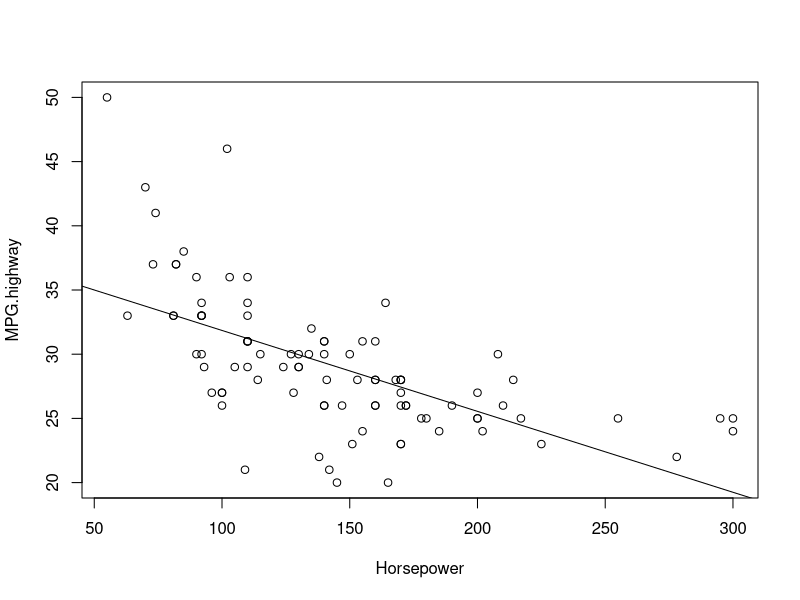
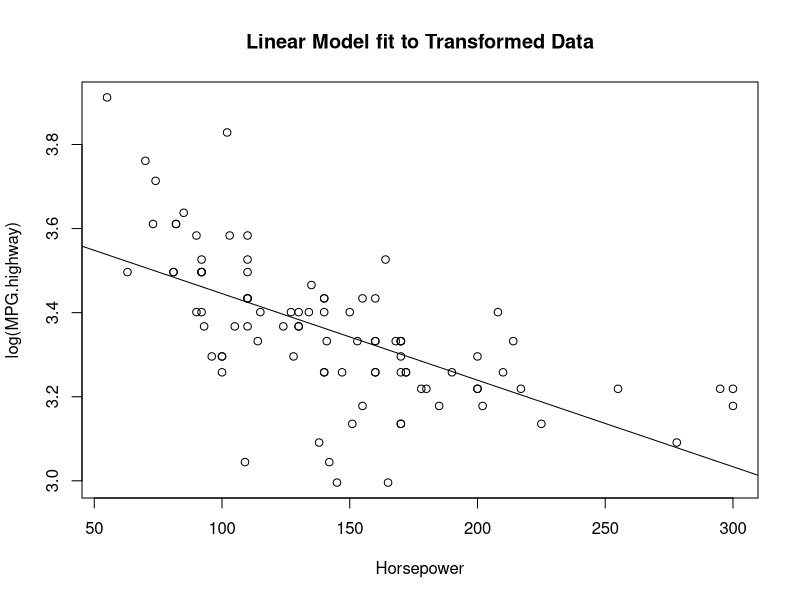
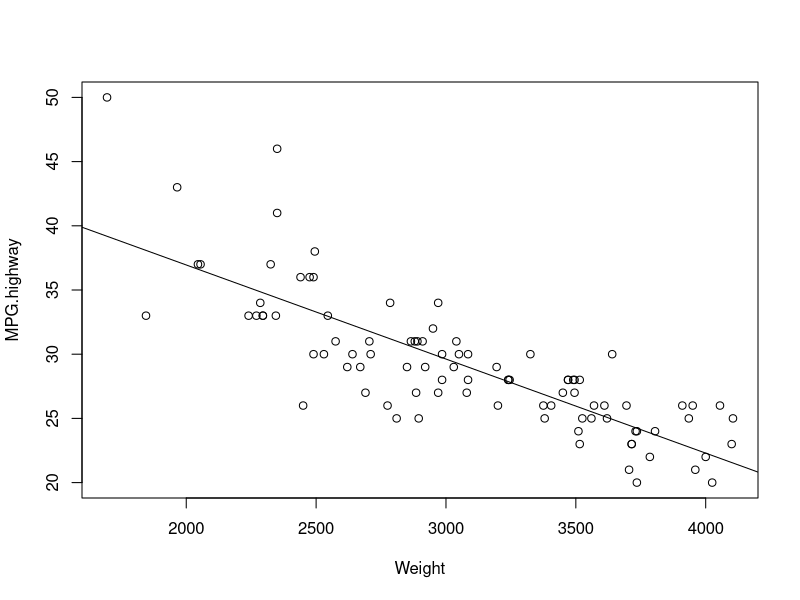
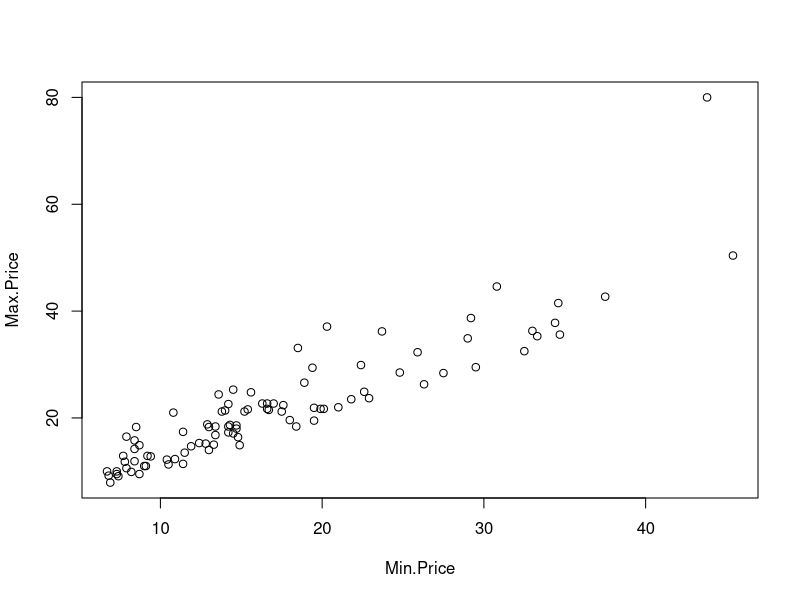
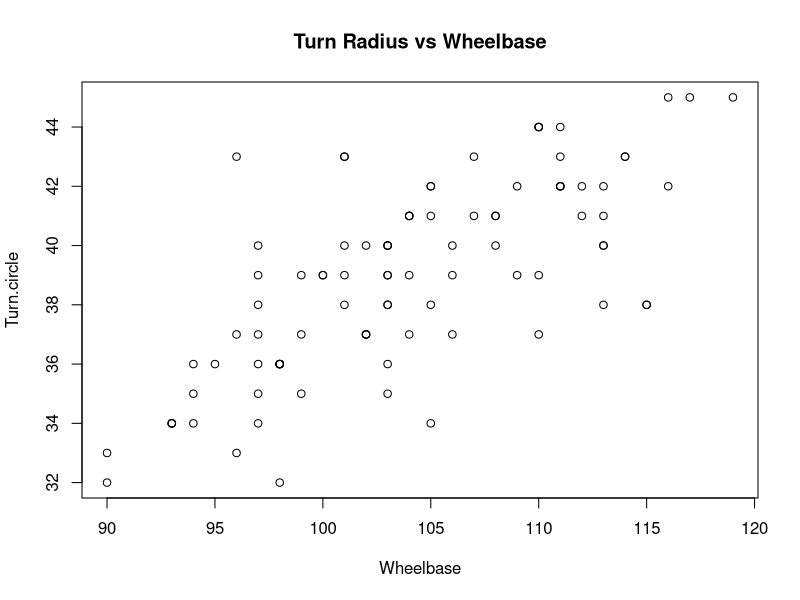
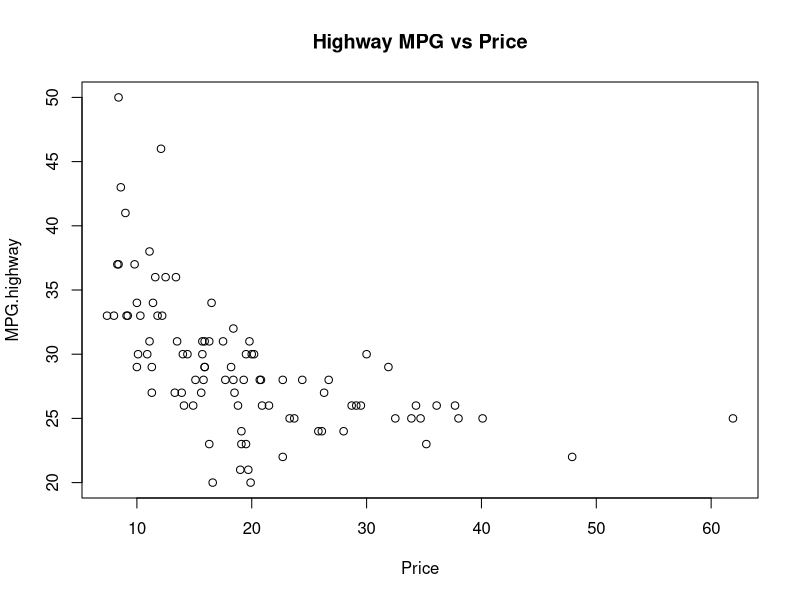
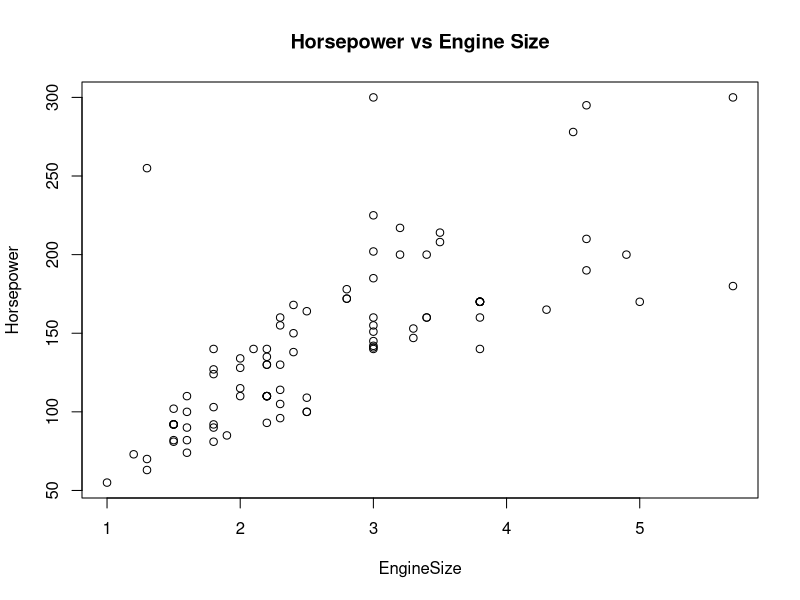

These figures' R source, in order:
## ---- chunk 1
library(MASS)
## ---- chunk 2
carModel = lm(MPG.highway~Horsepower, data = Cars93)

plot(MPG.highway~Horsepower, data = Cars93)
abline(carModel)
summary(carModel)
## ---- chunk 3
predict(carModel, data.frame(Horsepower = 225))
## ---- chunk 4
plot(log(MPG.highway)~Horsepower, data = Cars93, main = "Linear Model fit to Transformed Data")
carModelTranform = lm(log(MPG.highway)~Horsepower, data = Cars93)
abline(carModelTranform)
summary(carModelTranform)
## ---- chunk 5
exp(predict(carModelTranform, data.frame(Horsepower = 225)))
## ---- chunk 6
plot(MPG.highway~Weight, data = Cars93)
weightModel = lm(MPG.highway~Weight, data = Cars93)
abline(weightModel)
## ---- chunk 7
predict(weightModel, data.frame(Weight = 6400))
## ---- chunk 8
predict(weightModel, data.frame(Weight = 2524))
## ---- chunk 9
plot(Max.Price~Min.Price, data = Cars93)
## ---- chunk 10
head(Cars93)
## ---- chunk 11
plot(Turn.circle~Wheelbase, data = Cars93, main = "Turn Radius vs Wheelbase")
## ---- chunk 12
plot(MPG.highway~Price, data = Cars93, main = "Highway MPG vs Price")
## ---- chunk 13
plot(Horsepower~EngineSize, data = Cars93, main = "Horsepower vs Engine Size")
## ---- chunk 14
# Your code here
## ---- chunk 15
# Your code here
## ---- chunk 16
# Your code here
## ---- chunk 17
# Your code here
